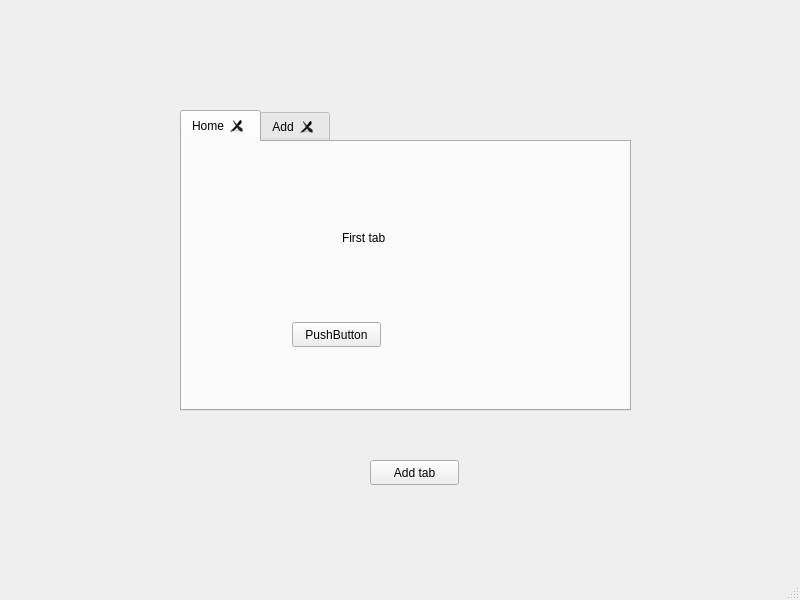
<?xml version="1.0" encoding="UTF-8"?>
<ui version="4.0">
 <class>MainWindow</class>
 <widget class="QMainWindow" name="MainWindow">
  <property name="geometry">
   <rect>
    <x>0</x>
    <y>0</y>
    <width>800</width>
    <height>600</height>
   </rect>
  </property>
  <property name="windowTitle">
   <string>MainWindow</string>
  </property>
  <widget class="QWidget" name="centralwidget">
   <widget class="QTabWidget" name="tabWidget">
    <property name="geometry">
     <rect>
      <x>180</x>
      <y>110</y>
      <width>451</width>
      <height>301</height>
     </rect>
    </property>
    <property name="currentIndex">
     <number>0</number>
    </property>
    <property name="tabsClosable">
     <bool>true</bool>
    </property>
    <widget class="QWidget" name="tab">
     <attribute name="title">
      <string>Home</string>
     </attribute>
     <widget class="QLabel" name="label">
      <property name="geometry">
       <rect>
        <x>160</x>
        <y>70</y>
        <width>151</width>
        <height>51</height>
       </rect>
      </property>
      <property name="text">
       <string>First tab</string>
      </property>
     </widget>
     <widget class="QPushButton" name="pushButton_2">
      <property name="geometry">
       <rect>
        <x>110</x>
        <y>180</y>
        <width>89</width>
        <height>25</height>
       </rect>
      </property>
      <property name="text">
       <string>PushButton</string>
      </property>
     </widget>
    </widget>
    <widget class="QWidget" name="tab_2">
     <attribute name="title">
      <string>Add</string>
     </attribute>
     <widget class="QLabel" name="label_2">
      <property name="geometry">
       <rect>
        <x>170</x>
        <y>70</y>
        <width>171</width>
        <height>91</height>
       </rect>
      </property>
      <property name="text">
       <string>Second tab</string>
      </property>
     </widget>
    </widget>
   </widget>
   <widget class="QPushButton" name="pushButton">
    <property name="geometry">
     <rect>
      <x>370</x>
      <y>460</y>
      <width>89</width>
      <height>25</height>
     </rect>
    </property>
    <property name="text">
     <string>Add tab</string>
    </property>
   </widget>
  </widget>
  <widget class="QMenuBar" name="menubar">
   <property name="geometry">
    <rect>
     <x>0</x>
     <y>0</y>
     <width>800</width>
     <height>22</height>
    </rect>
   </property>
  </widget>
  <widget class="QStatusBar" name="statusbar"/>
 </widget>
 <resources/>
 <connections/>
</ui>
